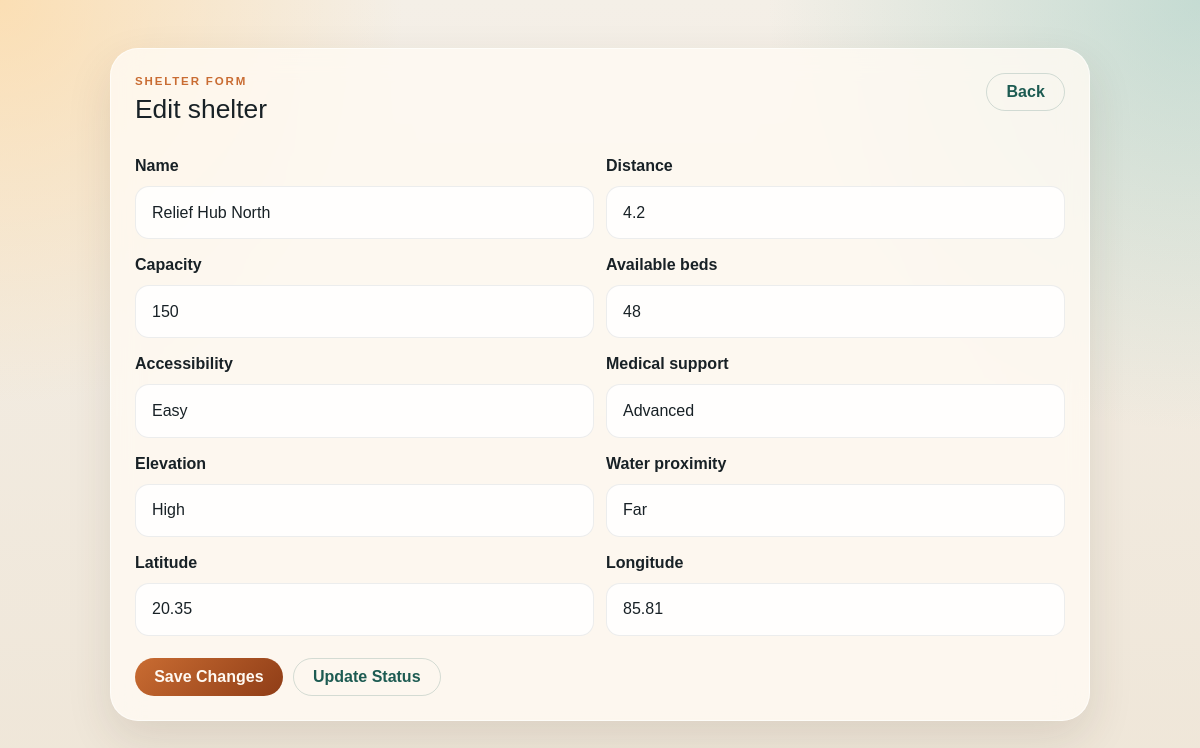
The app's page /manage/shelters/27/edit (signed in) with its own data.
### flood_app/models/shelter.py (models this page shows, shortened)
    class Shelter(db.Model):
        __tablename__ = "shelters"
        id = db.Column(db.Integer, primary_key=True)
        name = db.Column(db.String(255), nullable=False)
        capacity = db.Column(db.Integer)
        available_beds = db.Column(db.Integer)
        distance = db.Column(db.Float)
        accessibility = db.Column(db.String(50))
        elevation_level = db.Column(db.String(50))
        proximity_to_water = db.Column(db.String(50))
        medical_facility = db.Column(db.String(50))
        latitude = db.Column(db.Float)
        longitude = db.Column(db.Float)
        status_entries = db.relationship("ShelterStatus", back_populates="shelter", lazy="select")
        recommendation_logs = db.relationship("RecommendationLog", back_populates="top_shelter", lazy="select")
        alerts = db.relationship("Alert", back_populates="shelter", lazy="select")
        audit_logs = db.relationship("AuditLog", back_populates="shelter", lazy="select")

### flood_app/routes/management_web.py (the view, shortened to what this page needs)
@management_web_bp.route("/shelters/<int:shelter_id>/edit", methods=["GET", "POST"])
@roles_required("admin", "shelter_manager", "response_officer")
def edit_shelter(shelter_id):
    try:
        shelter = _service().get_shelter(shelter_id)
    except LookupError:
        return redirect(url_for("management_web.shelters"))
    error = None
    form_data = _service().serialize_shelter(shelter)
    return render_template("manage_shelter_form.html", shelter=shelter, form_data=form_data, error=error)

### flood_app/routes/management_web.py (called while the page is built)
def _service():
    return ShelterManagementService()

### flood_app/services/auth.py (called while the page is built)
def load_current_user():
    if db is None or User is None:
        g.current_user = None
        return
    g.current_user = AuthService().get_current_user()

def roles_required(*allowed_roles):
    def decorator(view):
        @wraps(view)
        def wrapped(*args, **kwargs):
            user = getattr(g, "current_user", None)
            if user is None:
                if request.blueprint == "api_auth" or request.path.startswith("/api/"):
                    return jsonify({"error": "authentication required"}), 401
                return redirect(url_for("auth.login", next=request.path))
            if user.role not in allowed_roles:
                if request.blueprint == "api_auth" or request.path.startswith("/api/"):
                    return jsonify({"error": "forbidden"}), 403
                return redirect(url_for("web.home"))
            return view(*args, **kwargs)
        return wrapped
    return decorator

def register_auth_handlers(app):
    @app.before_request
    def _load_user():
        load_current_user()
    @app.context_processor
    def inject_auth_context():
        return {"current_user": getattr(g, "current_user", None), "user_roles": USER_ROLES}

    def get_current_user(self):
        user_id = session.get("user_id")
        if not user_id:
            return None
        return db.session.get(User, user_id)

### flood_app/services/shelter_management.py (called while the page is built)
    def get_shelter(self, shelter_id):
        shelter = db.session.get(Shelter, shelter_id)
        if shelter is None:
            raise LookupError("Shelter not found.")
        return shelter

    def serialize_shelter(self, shelter):
        latest_status = shelter.status_entries[-1] if shelter.status_entries else None
        return {
            "id": shelter.id,
            "name": shelter.name,
            "capacity": shelter.capacity,
            "available_beds": shelter.available_beds,
            "distance": shelter.distance,
            "accessibility": shelter.accessibility,
            "elevation_level": shelter.elevation_level,
            "proximity_to_water": shelter.proximity_to_water,
            "medical_facility": shelter.medical_facility,
            "latitude": shelter.latitude,
            "longitude": shelter.longitude,
            "latest_status": self.serialize_latest_status(latest_status),
        }

### templates/manage_shelter_form.html (shortened to what this page needs)
<!doctype html>
<html lang="en">
<head>
  <link href="https://cdn.jsdelivr.net/npm/bootstrap@5.3.3/dist/css/bootstrap.min.css" rel="stylesheet">
  <link rel="stylesheet" href="{{ url_for('static', filename='css/styles.css') }}">
</head>
<body>
  <main class="auth-page-shell manage-page-wide">
    <section class="auth-card">
      <div class="section-head">
        <div>
          <p class="eyebrow mb-1">Shelter Form</p>
          <h1 class="panel-title">{{ 'Edit shelter' if shelter else 'Create shelter' }}</h1>
        </div>
        <a class="btn btn-ghost" href="{{ url_for('management_web.shelters') }}">Back</a>
      </div>
      <form method="post" class="control-form">
        <div class="field-grid">
          <div class="field-block">
            <label class="form-label" for="name">Name</label>
            <input id="name" name="name" class="form-control" value="{{ form_data.name or '' }}" required>
          </div>
          <div class="field-block">
            <label class="form-label" for="distance">Distance</label>
            <input id="distance" name="distance" type="number" step="0.1" min="0" class="form-control" value="{{ form_data.distance or '' }}" required>
          </div>
        </div>
        <div class="field-grid">
          <div class="field-block">
            <label class="form-label" for="capacity">Capacity</label>
            <input id="capacity" name="capacity" type="number" min="0" class="form-control" value="{{ form_data.capacity or '' }}" required>
          </div>
          <div class="field-block">
            <label class="form-label" for="available_beds">Available beds</label>
            <input id="available_beds" name="available_beds" type="number" min="0" class="form-control" value="{{ form_data.available_beds or '' }}" required>
          </div>
        </div>
        <div class="field-grid">
          <div class="field-block">
            <label class="form-label" for="accessibility">Accessibility</label>
            <select id="accessibility" name="accessibility" class="form-select">
              {% for value in ['easy', 'moderate', 'difficult'] %}
              <option value="{{ value }}" {% if form_data.accessibility == value %}selected{% endif %}>{{ value|title }}</option>
              {% endfor %}
            </select>
          </div>
          <div class="field-block">
            <label class="form-label" for="medical_facility">Medical support</label>
            <select id="medical_facility" name="medical_facility" class="form-select">
              {% for value in ['none', 'basic', 'advanced'] %}
              <option value="{{ value }}" {% if form_data.medical_facility == value %}selected{% endif %}>{{ value|title }}</option>
              {% endfor %}
            </select>
          </div>
        </div>
        <div class="field-grid">
          <div class="field-block">
            <label class="form-label" for="elevation_level">Elevation</label>
            <select id="elevation_level" name="elevation_level" class="form-select">
              {% for value in ['low', 'medium', 'high'] %}
              <option value="{{ value }}" {% if form_data.elevation_level == value %}selected{% endif %}>{{ value|title }}</option>
              {% endfor %}
            </select>
          </div>
          <div class="field-block">
            <label class="form-label" for="proximity_to_water">Water proximity</label>
            <select id="proximity_to_water" name="proximity_to_water" class="form-select">
              {% for value in ['very close', 'moderate', 'far'] %}
              <option value="{{ value }}" {% if form_data.proximity_to_water == value %}selected{% endif %}>{{ value|title }}</option>
              {% endfor %}
            </select>
          </div>
        </div>
        <div class="field-grid">
          <div class="field-block">
            <label class="form-label" for="latitude">Latitude</label>
            <input id="latitude" name="latitude" type="number" step="0.0001" class="form-control" value="{{ form_data.latitude or '' }}">
          </div>
          <div class="field-block">
            <label class="form-label" for="longitude">Longitude</label>
            <input id="longitude" name="longitude" type="number" step="0.0001" class="form-control" value="{{ form_data.longitude or '' }}">
          </div>
        </div>
        <div class="action-row">
          <button class="btn btn-signal" type="submit">{{ 'Save Changes' if shelter else 'Create Shelter' }}</button>
          {% if shelter %}
          <a class="btn btn-ghost" href="{{ url_for('management_web.shelter_status', shelter_id=shelter.id) }}">Update Status</a>
          {% endif %}
        </div>
      </form>
    </section>
  </main>
</body>
</html>

### static/css/styles.css (style rules this page uses)
:root { --bg: #f4efe7; --bg-deep: #efe6d8; --surface: rgba(255, 250, 243, 0.82); --surface-strong: #fff8ef; --ink: #182126; --muted: #5d655f; --line: rgba(24, 33, 38, 0.08); --accent: #c96c32; --accent-deep: #8f3d17; --signal: #1d5b52; --signal-soft: #9dd9ce; --danger: #b33b2e; --shadow: 0 18px 45px rgba(67, 47, 30, 0.12); --radius-xl: 28px; --radius-lg: 22px; --radius-md: 16px; }
* { box-sizing: border-box; }
body { margin: 0; min-height: 100vh; font-family: "Source Sans 3", sans-serif; color: var(--ink); background: radial-gradient(circle at top left, rgba(255, 214, 153, 0.65), transparent 28%), radial-gradient(circle at top right, rgba(110, 183, 173, 0.35), transparent 30%), linear-gradient(180deg, var(--bg), var(--bg-deep)); }
.auth-page-shell { width: min(680px, calc(100% - 24px)); margin: 0 auto; padding: 48px 0; }
.manage-page-wide { width: min(980px, calc(100% - 24px)); }
.auth-card { padding: 24px; border-radius: var(--radius-xl); background: var(--surface); box-shadow: var(--shadow); border: 1px solid rgba(255, 255, 255, 0.6); backdrop-filter: blur(14px); }
.hero-title, .panel-title, .section-title { font-family: "Space Grotesk", sans-serif; }
.eyebrow { text-transform: uppercase; letter-spacing: 0.16em; font-size: 0.72rem; font-weight: 700; color: var(--accent); }
.panel-title { margin: 0 0 8px; font-size: 1.65rem; }
.control-form { margin-top: 20px; }
.field-grid { display: grid; grid-template-columns: 1fr 1fr; gap: 12px; }
.field-block { margin-bottom: 14px; }
.form-label { font-weight: 700; color: var(--ink); }
.form-control, .form-select { border-radius: 14px; border: 1px solid var(--line); background: rgba(255, 255, 255, 0.88); color: var(--ink); padding: 0.85rem 1rem; }
.action-row { display: flex; gap: 10px; margin-top: 8px; }
.btn-signal, .btn-ghost { border-radius: 999px; font-weight: 700; padding-inline: 1.2rem; }
.btn-signal { color: #fff9f2; border: 0; background: linear-gradient(135deg, var(--accent), var(--accent-deep)); }
.btn-ghost { background: transparent; color: var(--signal); border: 1px solid rgba(29, 91, 82, 0.18); }
.section-head { display: flex; justify-content: space-between; align-items: flex-start; gap: 12px; margin-bottom: 14px; }

### records on screen
Shelter: name "Relief Hub North", distance "4.2", accessibility "Easy", medical_facility "Advanced", elevation_level "High", proximity_to_water "Far", latitude "20.35", longitude "85.81"

### other values on screen
{{ 'Edit shelter' if shelter else 'Create shelter' }} "Edit shelter"
{{ 'Save Changes' if shelter else 'Create Shelter' }} "Save Changes"
